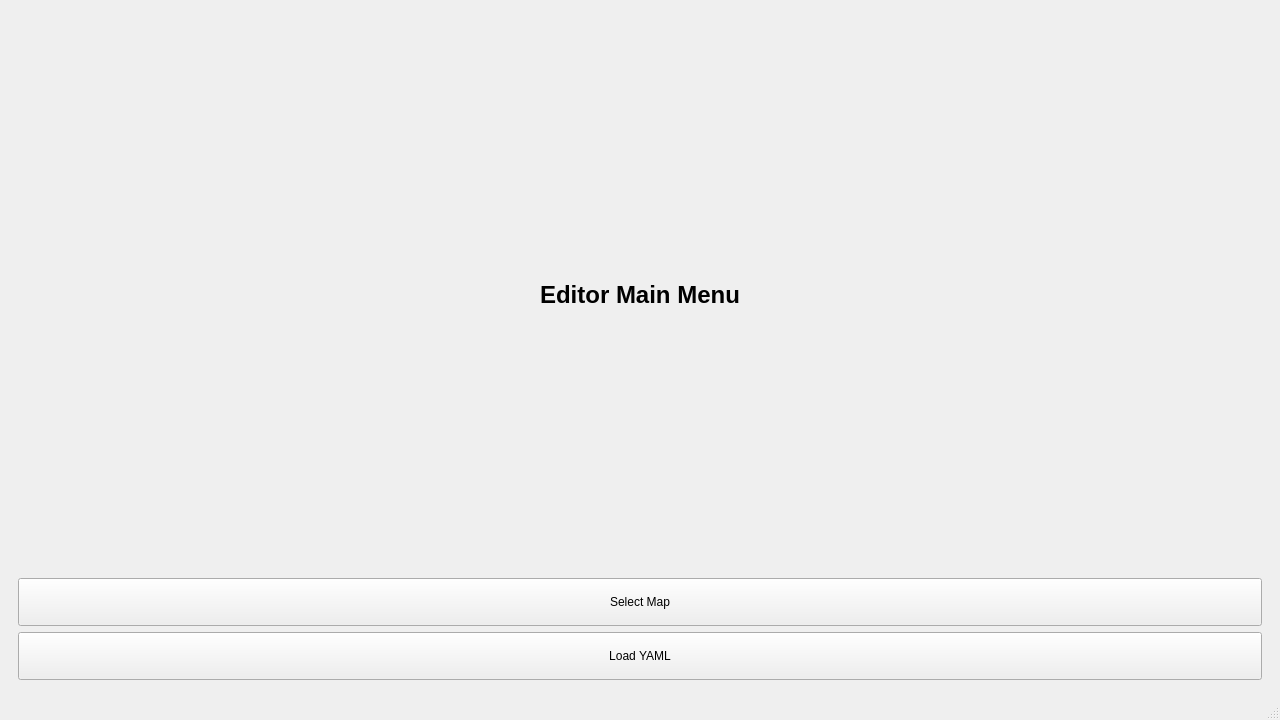
<?xml version="1.0" encoding="UTF-8"?>
<ui version="4.0">
 <class>EditorGame</class>
 <widget class="QMainWindow" name="EditorGame">
  <property name="geometry">
   <rect>
    <x>0</x>
    <y>0</y>
    <width>1280</width>
    <height>720</height>
   </rect>
  </property>
  <property name="windowTitle">
   <string>Editor Game</string>
  </property>
  <widget class="QWidget" name="centralWidget">
   <layout class="QVBoxLayout" name="vboxCentral">
    <item>
     <widget class="QStackedWidget" name="stackedWidget">
      <widget class="QWidget" name="pageMainMenu">
       <layout class="QVBoxLayout" name="vboxMainMenu">
        <item>
         <widget class="QLabel" name="titleLabelMenu">
          <property name="styleSheet">
           <string>font-size:24px; font-weight:bold;</string>
          </property>
          <property name="text">
           <string>Editor Main Menu</string>
          </property>
          <property name="alignment">
           <set>Qt::AlignCenter</set>
          </property>
         </widget>
        </item>
        <item>
         <widget class="QPushButton" name="btnCreateCity">
          <property name="minimumSize">
           <size>
            <width>0</width>
            <height>48</height>
           </size>
          </property>
          <property name="text">
           <string>Select Map</string>
          </property>
         </widget>
        </item>
        <item>
         <widget class="QPushButton" name="btnLoadMap">
          <property name="minimumSize">
           <size>
            <width>0</width>
            <height>48</height>
           </size>
          </property>
          <property name="text">
           <string>Load YAML</string>
          </property>
         </widget>
        </item>
       </layout>
      </widget>
      <widget class="QWidget" name="pageCitySelection">
       <layout class="QVBoxLayout" name="vboxCitySel">
        <item>
         <widget class="CitySelection" name="citySelection" native="true"/>
        </item>
        <item>
         <layout class="QHBoxLayout" name="hCityNav">
          <item>
           <widget class="QPushButton" name="btnBackFromCity">
            <property name="text">
             <string>Back</string>
            </property>
           </widget>
          </item>
         </layout>
        </item>
       </layout>
      </widget>
      <widget class="QWidget" name="pageLoadMap">
       <layout class="QVBoxLayout" name="vboxLoad">
        <item>
         <widget class="QLabel" name="labelLoad">
          <property name="text">
           <string>Load Map (.yaml)</string>
          </property>
         </widget>
        </item>
        <item>
         <layout class="QHBoxLayout" name="hLoad">
          <item>
           <widget class="QLineEdit" name="lineMapPath"/>
          </item>
          <item>
           <widget class="QPushButton" name="btnBrowseMap">
            <property name="text">
             <string>Browse…</string>
            </property>
           </widget>
          </item>
         </layout>
        </item>
        <item>
         <widget class="QListWidget" name="listRecentMaps"/>
        </item>
        <item>
         <layout class="QHBoxLayout" name="hLoadNav">
          <item>
           <widget class="QPushButton" name="btnOpenMap">
            <property name="text">
             <string>Open</string>
            </property>
           </widget>
          </item>
          <item>
           <widget class="QPushButton" name="btnBackFromLoad">
            <property name="text">
             <string>Back</string>
            </property>
           </widget>
          </item>
         </layout>
        </item>
       </layout>
      </widget>
      <widget class="QWidget" name="pageEditor">
       <layout class="QVBoxLayout" name="vboxEditor">
        <item>
         <layout class="QHBoxLayout" name="hTop"/>
        </item>
        <item>
         <layout class="QHBoxLayout" name="hMid">
          <item alignment="Qt::AlignLeft">
           <widget class="QScrollArea" name="scrollTools">
            <property name="widgetResizable">
             <bool>true</bool>
            </property>
            <widget class="QWidget" name="scrollAreaWidgetContentsTools">
             <property name="geometry">
              <rect>
               <x>0</x>
               <y>0</y>
               <width>101</width>
               <height>962</height>
              </rect>
             </property>
             <layout class="QVBoxLayout" name="vboxTools">
              <property name="spacing">
               <number>4</number>
              </property>
              <item>
               <widget class="QLabel" name="label">
                <property name="text">
                 <string>Routes</string>
                </property>
               </widget>
              </item>
              <item>
               <widget class="QToolButton" name="toolRoad">
                <property name="minimumSize">
                 <size>
                  <width>64</width>
                  <height>64</height>
                 </size>
                </property>
                <property name="text">
                 <string>Road</string>
                </property>
                <property name="icon">
                 <iconset>
                  <normaloff>../editor/imgs/road.png</normaloff>../editor/imgs/road.png</iconset>
                </property>
                <property name="iconSize">
                 <size>
                  <width>48</width>
                  <height>48</height>
                 </size>
                </property>
                <property name="toolButtonStyle">
                 <enum>Qt::ToolButtonIconOnly</enum>
                </property>
               </widget>
              </item>
              <item>
               <widget class="QToolButton" name="toolRoad1">
                <property name="minimumSize">
                 <size>
                  <width>64</width>
                  <height>64</height>
                 </size>
                </property>
                <property name="text">
                 <string>Road Alt 1</string>
                </property>
                <property name="icon">
                 <iconset>
                  <normaloff>../editor/imgs/road1.png</normaloff>../editor/imgs/road1.png</iconset>
                </property>
                <property name="iconSize">
                 <size>
                  <width>48</width>
                  <height>48</height>
                 </size>
                </property>
                <property name="toolButtonStyle">
                 <enum>Qt::ToolButtonIconOnly</enum>
                </property>
               </widget>
              </item>
              <item>
               <widget class="QToolButton" name="toolRoad2">
                <property name="minimumSize">
                 <size>
                  <width>64</width>
                  <height>64</height>
                 </size>
                </property>
                <property name="text">
                 <string>Road Alt 2</string>
                </property>
                <property name="icon">
                 <iconset>
                  <normaloff>../editor/imgs/road2.png</normaloff>../editor/imgs/road2.png</iconset>
                </property>
                <property name="iconSize">
                 <size>
                  <width>48</width>
                  <height>48</height>
                 </size>
                </property>
                <property name="toolButtonStyle">
                 <enum>Qt::ToolButtonIconOnly</enum>
                </property>
               </widget>
              </item>
              <item>
               <widget class="QLabel" name="label_2">
                <property name="text">
                 <string>Checkpoints</string>
                </property>
               </widget>
              </item>
              <item>
               <widget class="QToolButton" name="toolCheckpoint">
                <property name="minimumSize">
                 <size>
                  <width>64</width>
                  <height>64</height>
                 </size>
                </property>
                <property name="text">
                 <string>Checkpoint</string>
                </property>
                <property name="icon">
                 <iconset>
                  <normaloff>../editor/imgs/checkpoint.png</normaloff>../editor/imgs/checkpoint.png</iconset>
                </property>
                <property name="iconSize">
                 <size>
                  <width>48</width>
                  <height>48</height>
                 </size>
                </property>
                <property name="toolButtonStyle">
                 <enum>Qt::ToolButtonIconOnly</enum>
                </property>
               </widget>
              </item>
              <item>
               <widget class="QLabel" name="label_3">
                <property name="text">
                 <string>Starts</string>
                </property>
               </widget>
              </item>
              <item>
               <widget class="QToolButton" name="toolStart">
                <property name="minimumSize">
                 <size>
                  <width>64</width>
                  <height>64</height>
                 </size>
                </property>
                <property name="text">
                 <string>Start Line</string>
                </property>
                <property name="icon">
                 <iconset>
                  <normaloff>../editor/imgs/start.png</normaloff>../editor/imgs/start.png</iconset>
                </property>
                <property name="iconSize">
                 <size>
                  <width>48</width>
                  <height>48</height>
                 </size>
                </property>
                <property name="toolButtonStyle">
                 <enum>Qt::ToolButtonIconOnly</enum>
                </property>
               </widget>
              </item>
              <item>
               <widget class="QToolButton" name="toolStart2">
                <property name="minimumSize">
                 <size>
                  <width>64</width>
                  <height>64</height>
                 </size>
                </property>
                <property name="text">
                 <string>Start Line Alt</string>
                </property>
                <property name="icon">
                 <iconset>
                  <normaloff>../editor/imgs/start2.png</normaloff>../editor/imgs/start2.png</iconset>
                </property>
                <property name="iconSize">
                 <size>
                  <width>48</width>
                  <height>48</height>
                 </size>
                </property>
                <property name="toolButtonStyle">
                 <enum>Qt::ToolButtonIconOnly</enum>
                </property>
               </widget>
              </item>
              <item>
               <widget class="QLabel" name="label_4">
                <property name="text">
                 <string>Finish Line</string>
                </property>
               </widget>
              </item>
              <item>
               <widget class="QToolButton" name="toolFinish">
                <property name="minimumSize">
                 <size>
                  <width>64</width>
                  <height>64</height>
                 </size>
                </property>
                <property name="text">
                 <string>Finish Line</string>
                </property>
                <property name="icon">
                 <iconset>
                  <normaloff>../editor/imgs/finish.png</normaloff>../editor/imgs/finish.png</iconset>
                </property>
                <property name="iconSize">
                 <size>
                  <width>48</width>
                  <height>48</height>
                 </size>
                </property>
                <property name="toolButtonStyle">
                 <enum>Qt::ToolButtonIconOnly</enum>
                </property>
               </widget>
              </item>
              <item>
               <widget class="QLabel" name="label_5">
                <property name="text">
                 <string>Hints</string>
                </property>
               </widget>
              </item>
              <item>
               <widget class="QToolButton" name="toolHintLeft">
                <property name="minimumSize">
                 <size>
                  <width>64</width>
                  <height>64</height>
                 </size>
                </property>
                <property name="text">
                 <string>Hint Left</string>
                </property>
                <property name="icon">
                 <iconset>
                  <normaloff>../editor/imgs/hint.png</normaloff>../editor/imgs/hint.png</iconset>
                </property>
                <property name="iconSize">
                 <size>
                  <width>48</width>
                  <height>48</height>
                 </size>
                </property>
                <property name="toolButtonStyle">
                 <enum>Qt::ToolButtonIconOnly</enum>
                </property>
               </widget>
              </item>
              <item>
               <widget class="QToolButton" name="toolHintDown">
                <property name="minimumSize">
                 <size>
                  <width>64</width>
                  <height>64</height>
                 </size>
                </property>
                <property name="text">
                 <string>Hint Down</string>
                </property>
                <property name="icon">
                 <iconset>
                  <normaloff>../editor/imgs/hint.png</normaloff>../editor/imgs/hint.png</iconset>
                </property>
                <property name="iconSize">
                 <size>
                  <width>48</width>
                  <height>48</height>
                 </size>
                </property>
                <property name="toolButtonStyle">
                 <enum>Qt::ToolButtonIconOnly</enum>
                </property>
               </widget>
              </item>
              <item>
               <widget class="QToolButton" name="toolHintUp">
                <property name="minimumSize">
                 <size>
                  <width>64</width>
                  <height>64</height>
                 </size>
                </property>
                <property name="text">
                 <string>Hint Up</string>
                </property>
                <property name="icon">
                 <iconset>
                  <normaloff>../editor/imgs/hint.png</normaloff>../editor/imgs/hint.png</iconset>
                </property>
                <property name="iconSize">
                 <size>
                  <width>48</width>
                  <height>48</height>
                 </size>
                </property>
                <property name="toolButtonStyle">
                 <enum>Qt::ToolButtonIconOnly</enum>
                </property>
               </widget>
              </item>
              <item>
               <widget class="QToolButton" name="toolHintRight">
                <property name="minimumSize">
                 <size>
                  <width>64</width>
                  <height>64</height>
                 </size>
                </property>
                <property name="text">
                 <string>Hint Right</string>
                </property>
                <property name="icon">
                 <iconset>
                  <normaloff>../editor/imgs/hint.png</normaloff>../editor/imgs/hint.png</iconset>
                </property>
                <property name="iconSize">
                 <size>
                  <width>48</width>
                  <height>48</height>
                 </size>
                </property>
                <property name="toolButtonStyle">
                 <enum>Qt::ToolButtonIconOnly</enum>
                </property>
               </widget>
              </item>
              <item>
               <widget class="QLabel" name="label_6">
                <property name="text">
                 <string>NPC</string>
                </property>
               </widget>
              </item>
              <item>
               <widget class="QToolButton" name="toolNPC">
                <property name="minimumSize">
                 <size>
                  <width>64</width>
                  <height>64</height>
                 </size>
                </property>
                <property name="text">
                 <string>NPC</string>
                </property>
                <property name="icon">
                 <iconset>
                  <normaloff>../editor/imgs/npc.png</normaloff>../editor/imgs/npc.png</iconset>
                </property>
                <property name="iconSize">
                 <size>
                  <width>48</width>
                  <height>48</height>
                 </size>
                </property>
                <property name="toolButtonStyle">
                 <enum>Qt::ToolButtonIconOnly</enum>
                </property>
               </widget>
              </item>
             </layout>
            </widget>
           </widget>
          </item>
          <item>
           <widget class="MapCanvas" name="mapCanvas" native="true">
            <property name="minimumSize">
             <size>
              <width>800</width>
              <height>600</height>
             </size>
            </property>
           </widget>
          </item>
         </layout>
        </item>
        <item>
         <layout class="QHBoxLayout" name="hBottom"/>
        </item>
       </layout>
      </widget>
     </widget>
    </item>
   </layout>
  </widget>
  <widget class="QMenuBar" name="menuBar">
   <property name="geometry">
    <rect>
     <x>0</x>
     <y>0</y>
     <width>928</width>
     <height>23</height>
    </rect>
   </property>
  </widget>
  <widget class="QStatusBar" name="statusBar"/>
 </widget>
 <customwidgets>
  <customwidget>
   <class>CitySelection</class>
   <extends>QWidget</extends>
   <header>./editor/cityselection.h</header>
   <container>1</container>
  </customwidget>
  <customwidget>
   <class>MapCanvas</class>
   <extends>QWidget</extends>
   <header>./editor/mapcanvas.h</header>
   <container>1</container>
  </customwidget>
 </customwidgets>
 <resources/>
 <connections/>
</ui>
